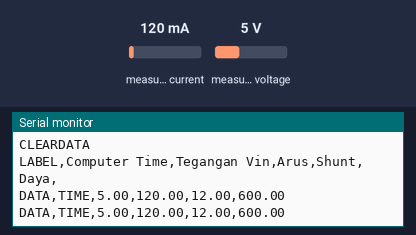
Simulated run of this sketch. Board: Arduino Uno, built with avr-gcc and run on an emulated ATmega328P. On the bench: the last lines printed to the serial monitor. The test bench sets the inputs (shaded band); at power-on: measured current 120 mA, measured voltage 5 V.

Above: at 1.2 s.
1.3 s: measured current set to 40 mA
At 2.6 s:
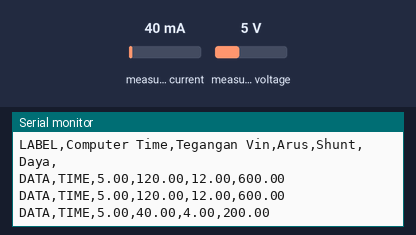
2.8 s: measured voltage set to 0.3 V
At 3.9 s:
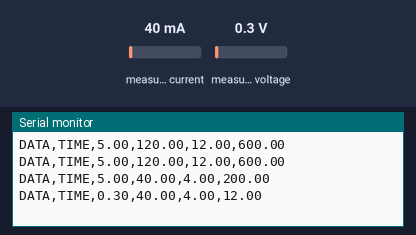
4.3 s: measured current set to 500 mA
At 5.9 s:
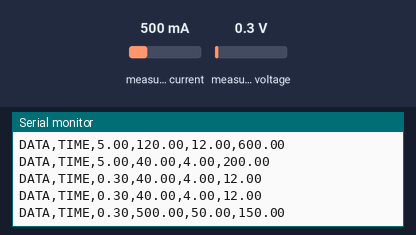
Timing chart, 0 to 7.4 s (numbered marks = the images above; inputs shaded):
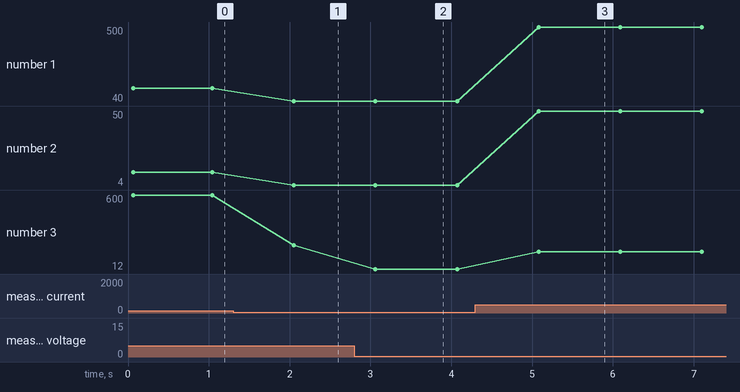

Measured:
- after the input at 1.3 s, the serial monitor: prints a new line after 0.75 s (image 1)
- after the input at 2.8 s, the serial monitor: prints a new line after 0.26 s (image 2)
- after the input at 4.3 s, the serial monitor: prints a new line after 0.78 s (image 3)
- plotted number 1: 120 → 40 after the input at 1.3 s, 40 → 500 after the input at 4.3 s
- plotted number 2: 12 → 4 after the input at 1.3 s, 4 → 50 after the input at 4.3 s
- plotted number 3: 600 → 200 after the input at 1.3 s, 12 → 150 after the input at 4.3 s

The sketch:

INA219_Arduino_to_Excel.ino
```cpp
#include <Adafruit_BusIO_Register.h>
#include <Adafruit_I2CDevice.h>
#include <Adafruit_I2CRegister.h>
#include <Adafruit_SPIDevice.h>
#include <Adafruit_INA219.h>


Adafruit_INA219 ina219;             //  Adafruit_INA219 ina219_B(0x45); tambahkan alamat dan variable jika menggunakan lebih dari 1 Modul INA219
float tegangan, shunt, arus, daya;  // menyatakan variable ini berisikan nilai ber koma
void setup(void) {
  ina219.begin();  // ganti ina219 sesuai dengan alamat
  Serial.begin(9600);
  Serial.println("CLEARDATA");                                          // mengosongkan Excel
  Serial.println("LABEL,Computer Time,Tegangan Vin,Arus,Shunt,Daya,");  // Label Pertama Excel
}

void loop(void) {
  tegangan = ina219.getBusVoltage_V();  // Medapatkan tegangan Vin -
  shunt = ina219.getShuntVoltage_mV();  // Mendapatkan tegangan pada resistor shunt
  arus = ina219.getCurrent_mA();        // Mendapatkan arus yang di lewati resistor shunt
  daya = ina219.getPower_mW();          // Mendapatkan power yang di lewati rangkaian tegangan x arus

  Serial.print("DATA,TIME,");  // Data waktu komputer harus pertama
                               //dan tidak boleh ada program lagi selanjutnya selain serial print

  Serial.print(tegangan);
  Serial.print(",");
  Serial.print(arus);
  Serial.print(",");
  Serial.print(shunt);
  Serial.print(",");
  Serial.println(daya);
  delay(1000);
}
```
